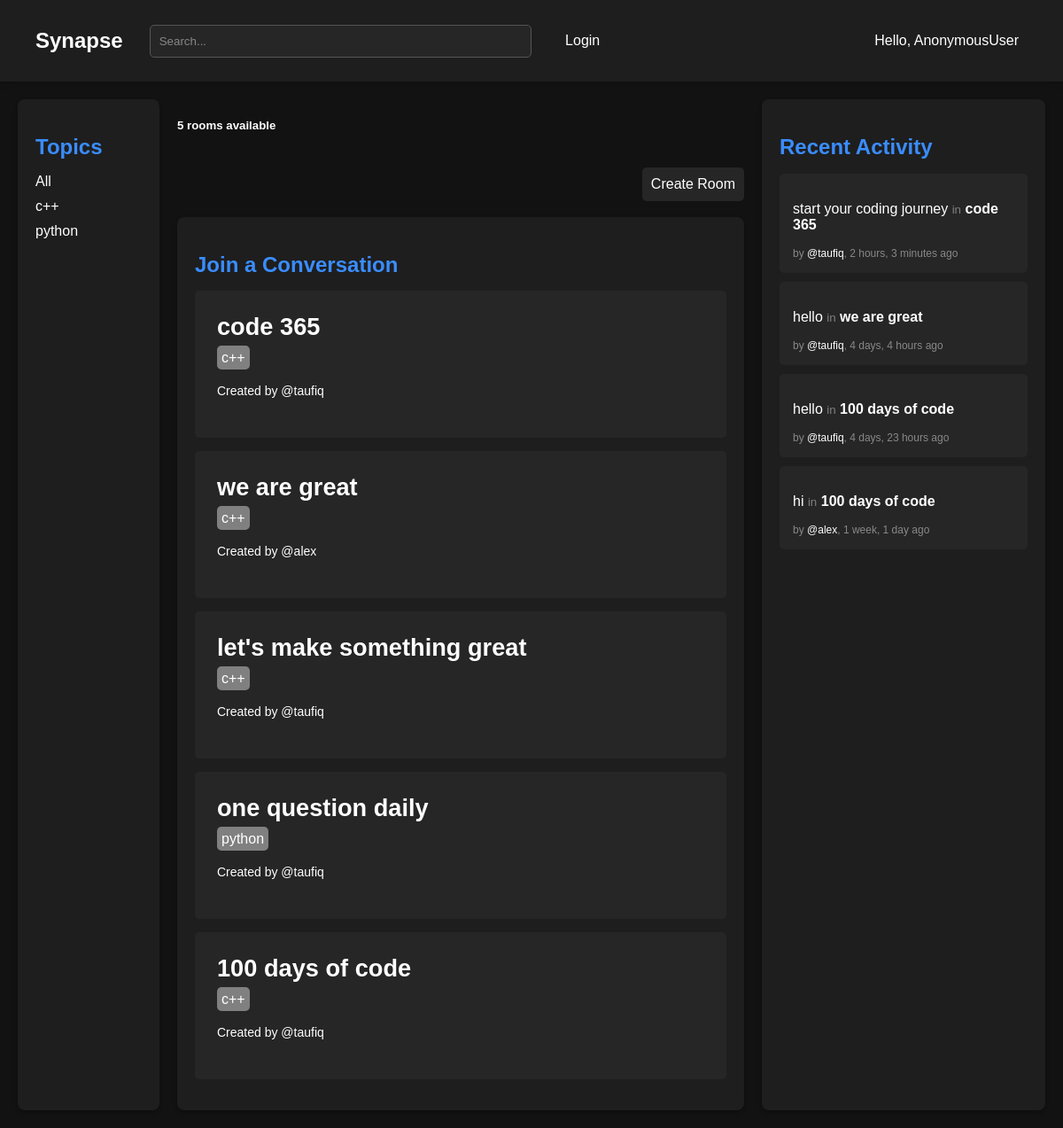
The page / on the database its author committed.
### base/models.py (models this page shows)
class Topic(models.Model):
    name = models.CharField(max_length=200)
    def __str__(self):
        return self.name

class Room(models.Model):
    host = models.ForeignKey(User, on_delete=models.SET_NULL, null=True)
    name = models.CharField(max_length=200)
    participants = models.ManyToManyField(User,related_name='participants')
    description = models.TextField(null=True, blank=True)
    topic = models.ForeignKey(Topic, on_delete=models.SET_NULL, null=True)
    updated = models.DateTimeField(auto_now= True)
    created = models.DateTimeField(auto_now_add= True)
    class Meta:
        ordering = ['-updated', 'created']
    def __str__ (self):
        return self.name

class Message(models.Model):
    user = models.ForeignKey(User, on_delete=models.CASCADE)
    body = models.TextField()
    room = models.ForeignKey(Room, related_name='messages', on_delete=models.CASCADE)
    updated = models.DateTimeField(auto_now= True)
    created = models.DateTimeField(auto_now_add= True)
    class Meta:
        ordering = ['-updated', 'created']
    def __str__ (self):
        return self.body[0:50]

### base/views.py (the view)
# urls.py: 2. Add a URL to urlpatterns:  path('', views.home, name='home')
def home(request):
    q = request.GET.get('q') if request.GET.get('q') != None else ""
    rooms = Room.objects.filter(Q(topic__name__icontains=q) | Q(name__icontains=q) | Q(description__icontains=q))
    topics = Topic.objects.all()
    rooms_count = rooms.count()
    room_messages = Message.objects.filter(Q(room__topic__name__icontains=q))
    return render(request, 'base/home.html', {'rooms' : rooms, 'topics': topics,'rooms_count':rooms_count, 'room_messages': room_messages})

### base/templates/base/home.html
{% extends 'main.html' %}
{% block content %}
<div class="dashboard">
       {% include 'base/topics_component.html' %}
    <div>
        <div>
            <h5>{{rooms_count}} rooms available</h5>
        </div>
        <br/>
        <div class="create-room">
            <div style=" padding: 10px; background-color: #262626; border-radius: 5px;">
                <a href="{% url 'create-room' %}">Create Room</a>
            </div>
        </div>
        <br/>
        {% include 'base/feed_component.html' %}
    </div>
      {% include 'base/activity_component.html' %}
</div>
{% endblock %}

### base/templates/base/topics_component.html
  <div class="column topics">
    <h2>Topics</h2>
    <ul>
      <li  style="margin-bottom: 10px;"><a href="{% url 'home' %}">All</a></li>
      {% for topic in topics %}
      <div>
        <li style="margin-bottom: 10px;"><a href="{% url 'home' %}?q={{topic.name|urlencode }}"
          >{{topic.name}}</a
        ></li>
      </div>
      {% endfor %}
    </ul>
  </div>

### base/templates/base/feed_component.html (shortened to what this page needs)
<div class="column feeds">
  <h2>Join a Conversation</h2>
  {% for room in rooms %}
  <div class="feed-item">
    <div
      style="font-size: 1.7rem; font-weight: 700; padding-bottom: 10px"
      class="room-name"
    >
      <a href="{% url 'room' room.id %}">{{room.name}}</a>
    </div>
    <span style="background-color: gray; padding: 5px; border-radius: 5px;">{{room.topic}}</span>
    <div class="host-name">
      <a href="{% url 'user-profile' room.host.id %}"
        >Created by @{{room.host}}
      </a>
    </div>
  </div>
  {% endfor %}
</div>

### base/templates/base/activity_component.html (shortened to what this page needs)
<div class="column recent-activity">
  <h2>Recent Activity</h2>
  <ul>
    {% for message in room_messages %}
    <li class="activity-item">
      <p>{{message}} <small style="color: gray;">in</small> <strong>{{message.room}}</strong></p>
      <span class="activity-meta"
        >by
        <a href="{% url 'user-profile' message.user.id %}">@{{message.user}}</a
        >, {{message.created|timesince}} ago</span
      >
    </li>
    {% endfor %}
  </ul>
</div>

### static/styles/style.css (style rules this page uses)
body { margin: 0; font-family: 'Arial', sans-serif; background-color: #121212; color: #ffffff; }
a { text-decoration: none; color: white; }
.dashboard { display: grid; grid-template-columns: 1fr 4fr 2fr; gap: 20px; padding: 20px; }
.column { background-color: #1e1e1e; padding: 20px; border-radius: 8px; box-shadow: 0 2px 4px rgba(0, 0, 0, 0.3); }
h2 { color: #3a8dff; margin-bottom: 15px; }
.feed-item { background-color: #262626; padding: 25px; margin: 15px 0; border-radius: 5px; }
.host-name { font-size: 14px; margin: 10px 0px; padding: 10px 0px ; }
.room-name { font-size: 1.5rem; }
ul { list-style-type: none; padding: 0; }
.activity-item { background-color: #262626; padding: 15px; margin: 10px 0; border-radius: 5px; }
.activity-meta { display: block; font-size: 12px; color: #888888; margin-top: 5px; }
.create-room { width: 100%; display: flex; justify-content: flex-end; }

### rows shown on the page
Topic: name "c++"
Topic: name "python"
Room: name "code 365", topic "c++", host "taufiq"
Room: name "we are great", topic "c++", host "alex"
Room: name "let's make something great", topic "c++", host "taufiq"
Room: name "one question daily", topic "python", host "taufiq"
Room: name "100 days of code", topic "c++", host "taufiq"
Message: body "start your coding journey", room "code 365", user "taufiq", created "2 hours, 3 minutes"
Message: body "hello", room "we are great", user "taufiq", created "4 days, 4 hours"
Message: body "hello", room "100 days of code", user "taufiq", created "4 days, 23 hours"
Message: body "hi", room "100 days of code", user "alex", created "1 week, 1 day"

### other values the page prints
{{ request.user }} "AnonymousUser"
{{ rooms_count }} "5"
